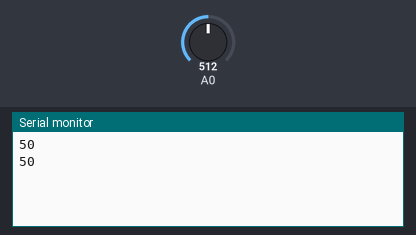
Simulated run of this sketch. Board: Arduino Uno, built with avr-gcc and run on an emulated ATmega328P. Shown: the last lines printed to the serial monitor. The inputs (shaded band) are chosen by the test bench; at power-on: A0 = 512.

Above: at 3.8 s.
3.9 s: A0 set to 716
At 7.4 s:
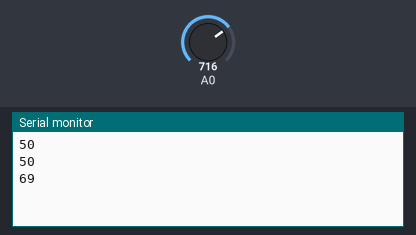
7.8 s: A0 set to 900
At 9.7 s:
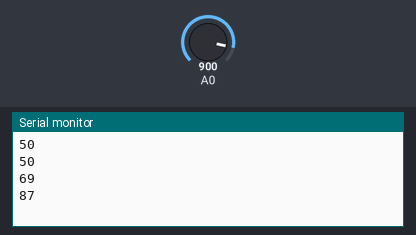
Timing chart, 0 to 11.2 s (numbered marks = the images above; inputs shaded):
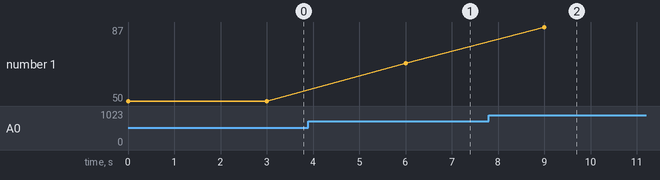

The sketch:

ReadSensor.ino
```cpp
void setup() {
  Serial.begin(9600);
}

void loop() {
  int v = analogRead(A0);
  int temp = map(v, 0, 1023, 0, 100);
  Serial.println(temp);
  delay(3000);
}
```

Measured:
- after the input at 3.9 s, the serial monitor: prints a new line after 2.1 s (image 1)
- after the input at 7.8 s, the serial monitor: prints a new line after 1.2 s (image 2)
- plotted number 1: 50 → 69 after the input at 3.9 s, 69 → 87 after the input at 7.8 s
